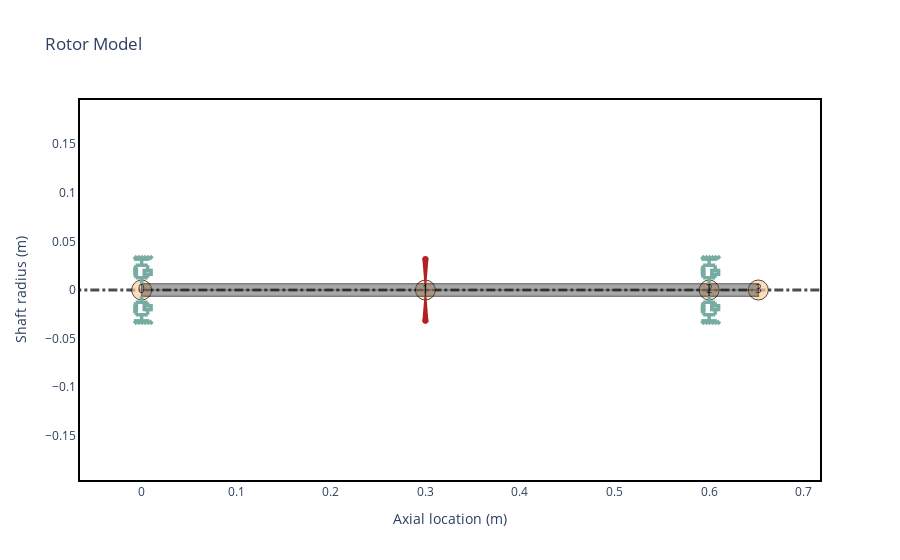

This figure's notebook cell:
### Code cell
# ===========================================
# ROTOR
#

rotor = rs.Rotor(shaft_elements, [disk_geo], bearings)
rotor.plot_rotor()

### Figure 1 — Plotly figure (JSON) as saved in the notebook; plotly's stock layout.template omitted (floating-point values rounded to 4 significant figures)
{"data": [{"hoverinfo": "none", "line": {"color": "black", "dash": "dashdot", "width": 3}, "mode": "lines", "opacity": 0.7, "showlegend": false, "type": "scatter", "x": [-0.1304, 0.7824], "y": [0, 0]}, {"hoverinfo": "none", "marker": {"color": "#ffcc99", "line": {"color": "black", "width": 1}, "opacity": 0.7, "size": 20}, "mode": "markers+text", "showlegend": false, "text": ["0", "1", "2", "3"], "type": "scatter", "x": [0, 0.3, 0.6, 0.652], "y": [0, 0, 0, 0]}, {"customdata": [[0, 0.0127, 0, 0.0127, 0, 0.3, "ABNT1020"], [0, 0.0127, 0, 0.0127, 0, 0.3, "ABNT1020"], [0, 0.0127, 0, 0.0127, 0, 0.3, "ABNT1020"], [0, 0.0127, 0, 0.0127, 0, 0.3, "ABNT1020"], [0, 0.0127, 0, 0.0127, 0, 0.3, "ABNT1020"], [0, 0.0127, 0, 0.0127, 0, 0.3, "ABNT1020"], [0, 0.0127, 0, 0.0127, 0, 0.3, "ABNT1020"], [0, 0.0127, 0, 0.0127, 0, 0.3, "ABNT1020"], [0, 0.0127, 0, 0.0127, 0, 0.3, "ABNT1020"], [0, 0.0127, 0, 0.0127, 0, 0.3, "ABNT1020"]], "fill": "toself", "fillcolor": "#525252", "hoverinfo": "text", "hoverlabel": {"bgcolor": "#525252"}, "hoveron": "points+fills", "hovertemplate": "Element Number: 0<br>Left Outer Diameter: 0.0127 m<br>Left Inner Diameter: 0.0 m<br>Right Outer Diameter: 0.0127 m<br>Right Inner Diameter: 0.0 m<br>Element Length: 0.3 m<br>Material: ABNT1020<br>", "legendgroup": "Shaft", "line": {"color": "black", "width": 1.5}, "mode": "lines", "name": "Elemento 0 do eixo", "opacity": 0.5, "showlegend": false, "text": "Element Number: 0<br>Left Outer Diameter: 0.0127 m<br>Left Inner Diameter: 0.0 m<br>Right Outer Diameter: 0.0127 m<br>Right Inner Diameter: 0.0 m<br>Element Length: 0.3 m<br>Material: ABNT1020<br>", "type": "scatter", "x": [0, 0, 0.3, 0.3, 0, 0, 0, 0.3, 0.3, 0], "y": [0, 0.00635, 0.00635, 0, 0, 0, -0.00635, -0.00635, 0, 0]}, {"customdata": [[1, 0.0127, 0, 0.0127, 0, 0.3, "ABNT1020"], [1, 0.0127, 0, 0.0127, 0, 0.3, "ABNT1020"], [1, 0.0127, 0, 0.0127, 0, 0.3, "ABNT1020"], [1, 0.0127, 0, 0.0127, 0, 0.3, "ABNT1020"], [1, 0.0127, 0, 0.0127, 0, 0.3, "ABNT1020"], [1, 0.0127, 0, 0.0127, 0, 0.3, "ABNT1020"], [1, 0.0127, 0, 0.0127, 0, 0.3, "ABNT1020"], [1, 0.0127, 0, 0.0127, 0, 0.3, "ABNT1020"], [1, 0.0127, 0, 0.0127, 0, 0.3, "ABNT1020"], [1, 0.0127, 0, 0.0127, 0, 0.3, "ABNT1020"]], "fill": "toself", "fillcolor": "#525252", "hoverinfo": "text", "hoverlabel": {"bgcolor": "#525252"}, "hoveron": "points+fills", "hovertemplate": "Element Number: 1<br>Left Outer Diameter: 0.0127 m<br>Left Inner Diameter: 0.0 m<br>Right Outer Diameter: 0.0127 m<br>Right Inner Diameter: 0.0 m<br>Element Length: 0.3 m<br>Material: ABNT1020<br>", "legendgroup": "Shaft", "line": {"color": "black", "width": 1.5}, "mode": "lines", "name": "Elemento 1 do eixo", "opacity": 0.5, "showlegend": false, "text": "Element Number: 1<br>Left Outer Diameter: 0.0127 m<br>Left Inner Diameter: 0.0 m<br>Right Outer Diameter: 0.0127 m<br>Right Inner Diameter: 0.0 m<br>Element Length: 0.3 m<br>Material: ABNT1020<br>", "type": "scatter", "x": [0.3, 0.3, 0.6, 0.6, 0.3, 0.3, 0.3, 0.6, 0.6, 0.3], "y": [0, 0.00635, 0.00635, 0, 0, 0, -0.00635, -0.00635, 0, 0]}, {"customdata": [[2, 0.0127, 0, 0.0127, 0, 0.052, "ABNT1020"], [2, 0.0127, 0, 0.0127, 0, 0.052, "ABNT1020"], [2, 0.0127, 0, 0.0127, 0, 0.052, "ABNT1020"], [2, 0.0127, 0, 0.0127, 0, 0.052, "ABNT1020"], [2, 0.0127, 0, 0.0127, 0, 0.052, "ABNT1020"], [2, 0.0127, 0, 0.0127, 0, 0.052, "ABNT1020"], [2, 0.0127, 0, 0.0127, 0, 0.052, "ABNT1020"], [2, 0.0127, 0, 0.0127, 0, 0.052, "ABNT1020"], [2, 0.0127, 0, 0.0127, 0, 0.052, "ABNT1020"], [2, 0.0127, 0, 0.0127, 0, 0.052, "ABNT1020"]], "fill": "toself", "fillcolor": "#525252", "hoverinfo": "text", "hoverlabel": {"bgcolor": "#525252"}, "hoveron": "points+fills", "hovertemplate": "Element Number: 2<br>Left Outer Diameter: 0.0127 m<br>Left Inner Diameter: 0.0 m<br>Right Outer Diameter: 0.0127 m<br>Right Inner Diameter: 0.0 m<br>Element Length: 0.052 m<br>Material: ABNT1020<br>", "legendgroup": "Shaft", "line": {"color": "black", "width": 1.5}, "mode": "lines", "name": "Elemento 2 do eixo", "opacity": 0.5, "showlegend": false, "text": "Element Number: 2<br>Left Outer Diameter: 0.0127 m<br>Left Inner Diameter: 0.0 m<br>Right Outer Diameter: 0.0127 m<br>Right Inner Diameter: 0.0 m<br>Element Length: 0.052 m<br>Material: ABNT1020<br>", "type": "scatter", "x": [0.6, 0.6, 0.652, 0.652, 0.6, 0.6, 0.6, 0.652, 0.652, 0.6], "y": [0, 0.00635, 0.00635, 0, 0, 0, -0.00635, -0.00635, 0, 0]}, {"customdata": [[1, 0.008217, 0.004125, 2.003], [1, 0.008217, 0.004125, 2.003], [1, 0.008217, 0.004125, 2.003], [1, 0.008217, 0.004125, 2.003], [1, 0.008217, 0.004125, 2.003], [1, 0.008217, 0.004125, 2.003], [1, 0.008217, 0.004125, 2.003], [1, 0.008217, 0.004125, 2.003], [1, 0.008217, 0.004125, 2.003]], "fill": "toself", "fillcolor": "Firebrick", "hoverinfo": "text", "hoverlabel": {"bgcolor": "Firebrick"}, "hoveron": "points+fills", "hovertemplate": "Disk Node: 1<br>Polar Inertia: 8.217e-03<br>Diametral Inertia: 4.125e-03<br>Disk mass: 2.003<br>", "legendgroup": "disks", "line": {"color": "Firebrick", "width": 2}, "mode": "lines", "name": "Geometria do disco", "showlegend": false, "text": "Disk Node: 1<br>Polar Inertia: 8.217e-03<br>Diametral Inertia: 4.125e-03<br>Disk mass: 2.003<br>", "type": "scatter", "x": [0.3, 0.3021, 0.2979, 0.3, null, 0.3, 0.3021, 0.2979, 0.3], "y": [0.00635, 0.03175, 0.03175, 0.00635, null, -0.00635, -0.03175, -0.03175, -0.00635]}, {"hoverinfo": "none", "legendgroup": "bearings", "line": {"color": "#77ACA2", "width": 3.5}, "mode": "lines", "name": "Rolamento de esferas 0", "showlegend": false, "type": "scatter", "x": [0, 0, -0.00635, 0.00635], "y": [0.00635, 0.0127, 0.0127, 0.0127]}, {"hoverinfo": "none", "legendgroup": "bearings", "line": {"color": "#77ACA2", "width": 3.5}, "mode": "lines", "name": "Rolamento de esferas 0", "showlegend": false, "type": "scatter", "x": [0, 0, -0.00635, 0.00635], "y": [-0.00635, -0.0127, -0.0127, -0.0127]}, {"hoverinfo": "none", "legendgroup": "bearings", "line": {"color": "#77ACA2", "width": 3.5}, "mode": "lines", "name": "Rolamento de esferas 0", "showlegend": false, "type": "scatter", "x": [0, 0, -0.00635, 0.00635], "y": [0.03175, 0.0254, 0.0254, 0.0254]}, {"hoverinfo": "none", "legendgroup": "bearings", "line": {"color": "#77ACA2", "width": 3.5}, "mode": "lines", "name": "Rolamento de esferas 0", "showlegend": false, "type": "scatter", "x": [0, 0, -0.00635, 0.00635], "y": [-0.03175, -0.0254, -0.0254, -0.0254]}, {"hoverinfo": "none", "legendgroup": "bearings", "line": {"color": "#77ACA2", "width": 3.5}, "mode": "lines", "name": "Rolamento de esferas 0", "showlegend": false, "type": "scatter", "x": [-0.008164, 0.008164], "y": [0.03175, 0.03175]}, {"hoverinfo": "none", "legendgroup": "bearings", "line": {"color": "#77ACA2", "width": 3.5}, "mode": "lines", "name": "Rolamento de esferas 0", "showlegend": false, "type": "scatter", "x": [-0.008164, 0.008164], "y": [-0.03175, -0.03175]}, {"hoverinfo": "none", "legendgroup": "bearings", "line": {"color": "#77ACA2", "width": 3.5}, "mode": "lines", "name": "Rolamento de esferas 0", "showlegend": false, "type": "scatter", "x": [-0.008164, -0.004899], "y": [0.03175, 0.03493]}, {"hoverinfo": "none", "legendgroup": "bearings", "line": {"color": "#77ACA2", "width": 3.5}, "mode": "lines", "name": "Rolamento de esferas 0", "showlegend": false, "type": "scatter", "x": [-0.008164, -0.004899], "y": [-0.03175, -0.03493]}, {"hoverinfo": "none", "legendgroup": "bearings", "line": {"color": "#77ACA2", "width": 3.5}, "mode": "lines", "name": "Rolamento de esferas 0", "showlegend": false, "type": "scatter", "x": [-0.004899, -0.001633], "y": [0.03175, 0.03493]}, {"hoverinfo": "none", "legendgroup": "bearings", "line": {"color": "#77ACA2", "width": 3.5}, "mode": "lines", "name": "Rolamento de esferas 0", "showlegend": false, "type": "scatter", "x": [-0.004899, -0.001633], "y": [-0.03175, -0.03493]}, {"hoverinfo": "none", "legendgroup": "bearings", "line": {"color": "#77ACA2", "width": 3.5}, "mode": "lines", "name": "Rolamento de esferas 0", "showlegend": false, "type": "scatter", "x": [-0.001633, 0.001633], "y": [0.03175, 0.03493]}, {"hoverinfo": "none", "legendgroup": "bearings", "line": {"color": "#77ACA2", "width": 3.5}, "mode": "lines", "name": "Rolamento de esferas 0", "showlegend": false, "type": "scatter", "x": [-0.001633, 0.001633], "y": [-0.03175, -0.03493]}, {"hoverinfo": "none", "legendgroup": "bearings", "line": {"color": "#77ACA2", "width": 3.5}, "mode": "lines", "name": "Rolamento de esferas 0", "showlegend": false, "type": "scatter", "x": [0.001633, 0.004899], "y": [0.03175, 0.03493]}, {"hoverinfo": "none", "legendgroup": "bearings", "line": {"color": "#77ACA2", "width": 3.5}, "mode": "lines", "name": "Rolamento de esferas 0", "showlegend": false, "type": "scatter", "x": [0.001633, 0.004899], "y": [-0.03175, -0.03493]}, {"hoverinfo": "none", "legendgroup": "bearings", "line": {"color": "#77ACA2", "width": 3.5}, "mode": "lines", "name": "Rolamento de esferas 0", "showlegend": false, "type": "scatter", "x": [0.004899, 0.008164], "y": [0.03175, 0.03493]}, {"hoverinfo": "none", "legendgroup": "bearings", "line": {"color": "#77ACA2", "width": 3.5}, "mode": "lines", "name": "Rolamento de esferas 0", "showlegend": false, "type": "scatter", "x": [0.004899, 0.008164], "y": [-0.03175, -0.03493]}, {"hoverinfo": "none", "legendgroup": "bearings", "line": {"color": "#77ACA2", "width": 3.5}, "mode": "lines", "name": "Rolamento de esferas 0", "showlegend": false, "type": "scatter", "x": [0.008164, 0.01143], "y": [0.03175, 0.03493]}, {"hoverinfo": "none", "legendgroup": "bearings", "line": {"color": "#77ACA2", "width": 3.5}, "mode": "lines", "name": "Rolamento de esferas 0", "showlegend": false, "type": "scatter", "x": [0.008164, 0.01143], "y": [-0.03175, -0.03493]}, {"hoverinfo": "none", "legendgroup": "bearings", "line": {"color": "#77ACA2", "width": 3.5}, "mode": "lines", "name": "Rolamento de esferas 0", "showlegend": false, "type": "scatter", "x": [-0.00635, -0.00635, -0.008164, -0.004536, -0.008164, -0.004536, -0.008164, -0.004536, -0.00635, -0.00635], "y": [0.0127, 0.01451, 0.01451, 0.01633, 0.01814, 0.01996, 0.02177, 0.02359, 0.02359, 0.0254]}, {"hoverinfo": "none", "legendgroup": "bearings", "line": {"color": "#77ACA2", "width": 3.5}, "mode": "lines", "name": "Rolamento de esferas 0", "showlegend": false, "type": "scatter", "x": [-0.00635, -0.00635, -0.008164, -0.004536, -0.008164, -0.004536, -0.008164, -0.004536, -0.00635, -0.00635], "y": [-0.0127, -0.01451, -0.01451, -0.01633, -0.01814, -0.01996, -0.02177, -0.02359, -0.02359, -0.0254]}, {"hoverinfo": "none", "legendgroup": "bearings", "line": {"color": "#77ACA2", "width": 3.5}, "mode": "lines", "name": "Rolamento de esferas 0", "showlegend": false, "type": "scatter", "x": [0.00635, 0.00635], "y": [0.0127, 0.01633]}, {"hoverinfo": "none", "legendgroup": "bearings", "line": {"color": "#77ACA2", "width": 3.5}, "mode": "lines", "name": "Rolamento de esferas 0", "showlegend": false, "type": "scatter", "x": [0.00635, 0.00635], "y": [-0.0127, -0.01633]}, {"hoverinfo": "none", "legendgroup": "bearings", "line": {"color": "#77ACA2", "width": 3.5}, "mode": "lines", "name": "Rolamento de esferas 0", "showlegend": false, "type": "scatter", "x": [0.002721, 0.002721, 0.009979, 0.009979], "y": [0.02177, 0.01633, 0.01633, 0.02177]}, {"hoverinfo": "none", "legendgroup": "bearings", "line": {"color": "#77ACA2", "width": 3.5}, "mode": "lines", "name": "Rolamento de esferas 0", "showlegend": false, "type": "scatter", "x": [0.002721, 0.002721, 0.009979, 0.009979], "y": [-0.02177, -0.01633, -0.01633, -0.02177]}, {"hoverinfo": "none", "legendgroup": "bearings", "line": {"color": "#77ACA2", "width": 3.5}, "mode": "lines", "name": "Rolamento de esferas 0", "showlegend": false, "type": "scatter", "x": [0.002721, 0.009979, 0.00635, 0.00635], "y": [0.01996, 0.01996, 0.01996, 0.0254]}, {"hoverinfo": "none", "legendgroup": "bearings", "line": {"color": "#77ACA2", "width": 3.5}, "mode": "lines", "name": "Rolamento de esferas 0", "showlegend": false, "type": "scatter", "x": [0.002721, 0.009979, 0.00635, 0.00635], "y": [-0.01996, -0.01996, -0.01996, -0.0254]}, {"hoverinfo": "none", "legendgroup": "bearings", "line": {"color": "#77ACA2", "width": 3.5}, "mode": "lines", "name": "Rolamento de esferas 1", "showlegend": false, "type": "scatter", "x": [0.6, 0.6, 0.5937, 0.6063], "y": [0.00635, 0.0127, 0.0127, 0.0127]}, {"hoverinfo": "none", "legendgroup": "bearings", "line": {"color": "#77ACA2", "width": 3.5}, "mode": "lines", "name": "Rolamento de esferas 1", "showlegend": false, "type": "scatter", "x": [0.6, 0.6, 0.5937, 0.6063], "y": [-0.00635, -0.0127, -0.0127, -0.0127]}, {"hoverinfo": "none", "legendgroup": "bearings", "line": {"color": "#77ACA2", "width": 3.5}, "mode": "lines", "name": "Rolamento de esferas 1", "showlegend": false, "type": "scatter", "x": [0.6, 0.6, 0.5937, 0.6063], "y": [0.03175, 0.0254, 0.0254, 0.0254]}, {"hoverinfo": "none", "legendgroup": "bearings", "line": {"color": "#77ACA2", "width": 3.5}, "mode": "lines", "name": "Rolamento de esferas 1", "showlegend": false, "type": "scatter", "x": [0.6, 0.6, 0.5937, 0.6063], "y": [-0.03175, -0.0254, -0.0254, -0.0254]}, {"hoverinfo": "none", "legendgroup": "bearings", "line": {"color": "#77ACA2", "width": 3.5}, "mode": "lines", "name": "Rolamento de esferas 1", "showlegend": false, "type": "scatter", "x": [0.5918, 0.6082], "y": [0.03175, 0.03175]}, {"hoverinfo": "none", "legendgroup": "bearings", "line": {"color": "#77ACA2", "width": 3.5}, "mode": "lines", "name": "Rolamento de esferas 1", "showlegend": false, "type": "scatter", "x": [0.5918, 0.6082], "y": [-0.03175, -0.03175]}, {"hoverinfo": "none", "legendgroup": "bearings", "line": {"color": "#77ACA2", "width": 3.5}, "mode": "lines", "name": "Rolamento de esferas 1", "showlegend": false, "type": "scatter", "x": [0.5918, 0.5951], "y": [0.03175, 0.03493]}, {"hoverinfo": "none", "legendgroup": "bearings", "line": {"color": "#77ACA2", "width": 3.5}, "mode": "lines", "name": "Rolamento de esferas 1", "showlegend": false, "type": "scatter", "x": [0.5918, 0.5951], "y": [-0.03175, -0.03493]}, {"hoverinfo": "none", "legendgroup": "bearings", "line": {"color": "#77ACA2", "width": 3.5}, "mode": "lines", "name": "Rolamento de esferas 1", "showlegend": false, "type": "scatter", "x": [0.5951, 0.5984], "y": [0.03175, 0.03493]}, {"hoverinfo": "none", "legendgroup": "bearings", "line": {"color": "#77ACA2", "width": 3.5}, "mode": "lines", "name": "Rolamento de esferas 1", "showlegend": false, "type": "scatter", "x": [0.5951, 0.5984], "y": [-0.03175, -0.03493]}, {"hoverinfo": "none", "legendgroup": "bearings", "line": {"color": "#77ACA2", "width": 3.5}, "mode": "lines", "name": "Rolamento de esferas 1", "showlegend": false, "type": "scatter", "x": [0.5984, 0.6016], "y": [0.03175, 0.03493]}, {"hoverinfo": "none", "legendgroup": "bearings", "line": {"color": "#77ACA2", "width": 3.5}, "mode": "lines", "name": "Rolamento de esferas 1", "showlegend": false, "type": "scatter", "x": [0.5984, 0.6016], "y": [-0.03175, -0.03493]}, {"hoverinfo": "none", "legendgroup": "bearings", "line": {"color": "#77ACA2", "width": 3.5}, "mode": "lines", "name": "Rolamento de esferas 1", "showlegend": false, "type": "scatter", "x": [0.6016, 0.6049], "y": [0.03175, 0.03493]}, {"hoverinfo": "none", "legendgroup": "bearings", "line": {"color": "#77ACA2", "width": 3.5}, "mode": "lines", "name": "Rolamento de esferas 1", "showlegend": false, "type": "scatter", "x": [0.6016, 0.6049], "y": [-0.03175, -0.03493]}, {"hoverinfo": "none", "legendgroup": "bearings", "line": {"color": "#77ACA2", "width": 3.5}, "mode": "lines", "name": "Rolamento de esferas 1", "showlegend": false, "type": "scatter", "x": [0.6049, 0.6082], "y": [0.03175, 0.03493]}, {"hoverinfo": "none", "legendgroup": "bearings", "line": {"color": "#77ACA2", "width": 3.5}, "mode": "lines", "name": "Rolamento de esferas 1", "showlegend": false, "type": "scatter", "x": [0.6049, 0.6082], "y": [-0.03175, -0.03493]}, {"hoverinfo": "none", "legendgroup": "bearings", "line": {"color": "#77ACA2", "width": 3.5}, "mode": "lines", "name": "Rolamento de esferas 1", "showlegend": false, "type": "scatter", "x": [0.6082, 0.6114], "y": [0.03175, 0.03493]}, {"hoverinfo": "none", "legendgroup": "bearings", "line": {"color": "#77ACA2", "width": 3.5}, "mode": "lines", "name": "Rolamento de esferas 1", "showlegend": false, "type": "scatter", "x": [0.6082, 0.6114], "y": [-0.03175, -0.03493]}, {"hoverinfo": "none", "legendgroup": "bearings", "line": {"color": "#77ACA2", "width": 3.5}, "mode": "lines", "name": "Rolamento de esferas 1", "showlegend": false, "type": "scatter", "x": [0.5937, 0.5937, 0.5918, 0.5955, 0.5918, 0.5955, 0.5918, 0.5955, 0.5937, 0.5937], "y": [0.0127, 0.01451, 0.01451, 0.01633, 0.01814, 0.01996, 0.02177, 0.02359, 0.02359, 0.0254]}, {"hoverinfo": "none", "legendgroup": "bearings", "line": {"color": "#77ACA2", "width": 3.5}, "mode": "lines", "name": "Rolamento de esferas 1", "showlegend": false, "type": "scatter", "x": [0.5937, 0.5937, 0.5918, 0.5955, 0.5918, 0.5955, 0.5918, 0.5955, 0.5937, 0.5937], "y": [-0.0127, -0.01451, -0.01451, -0.01633, -0.01814, -0.01996, -0.02177, -0.02359, -0.02359, -0.0254]}, {"hoverinfo": "none", "legendgroup": "bearings", "line": {"color": "#77ACA2", "width": 3.5}, "mode": "lines", "name": "Rolamento de esferas 1", "showlegend": false, "type": "scatter", "x": [0.6063, 0.6063], "y": [0.0127, 0.01633]}, {"hoverinfo": "none", "legendgroup": "bearings", "line": {"color": "#77ACA2", "width": 3.5}, "mode": "lines", "name": "Rolamento de esferas 1", "showlegend": false, "type": "scatter", "x": [0.6063, 0.6063], "y": [-0.0127, -0.01633]}, {"hoverinfo": "none", "legendgroup": "bearings", "line": {"color": "#77ACA2", "width": 3.5}, "mode": "lines", "name": "Rolamento de esferas 1", "showlegend": false, "type": "scatter", "x": [0.6027, 0.6027, 0.61, 0.61], "y": [0.02177, 0.01633, 0.01633, 0.02177]}, {"hoverinfo": "none", "legendgroup": "bearings", "line": {"color": "#77ACA2", "width": 3.5}, "mode": "lines", "name": "Rolamento de esferas 1", "showlegend": false, "type": "scatter", "x": [0.6027, 0.6027, 0.61, 0.61], "y": [-0.02177, -0.01633, -0.01633, -0.02177]}, {"hoverinfo": "none", "legendgroup": "bearings", "line": {"color": "#77ACA2", "width": 3.5}, "mode": "lines", "name": "Rolamento de esferas 1", "showlegend": false, "type": "scatter", "x": [0.6027, 0.61, 0.6063, 0.6063], "y": [0.01996, 0.01996, 0.01996, 0.0254]}, {"hoverinfo": "none", "legendgroup": "bearings", "line": {"color": "#77ACA2", "width": 3.5}, "mode": "lines", "name": "Rolamento de esferas 1", "showlegend": false, "type": "scatter", "x": [0.6027, 0.61, 0.6063, 0.6063], "y": [-0.01996, -0.01996, -0.01996, -0.0254]}], "layout": {"shapes": [{"fillcolor": "Firebrick", "line": {"color": "Firebrick"}, "type": "circle", "x0": 0.3021, "x1": 0.2979, "xref": "x", "y0": 0.02963, "y1": 0.03387, "yref": "y"}, {"fillcolor": "Firebrick", "line": {"color": "Firebrick"}, "type": "circle", "x0": 0.3021, "x1": 0.2979, "xref": "x", "y0": -0.02963, "y1": -0.03387, "yref": "y"}], "title": {"text": "Rotor Model"}, "xaxis": {"mirror": true, "range": [-0.0652, 0.7172], "showgrid": false, "title": {"text": "Axial location (m)"}}, "yaxis": {"mirror": true, "range": [-0.1956, 0.1956], "showgrid": false, "title": {"text": "Shaft radius (m)"}}}}
